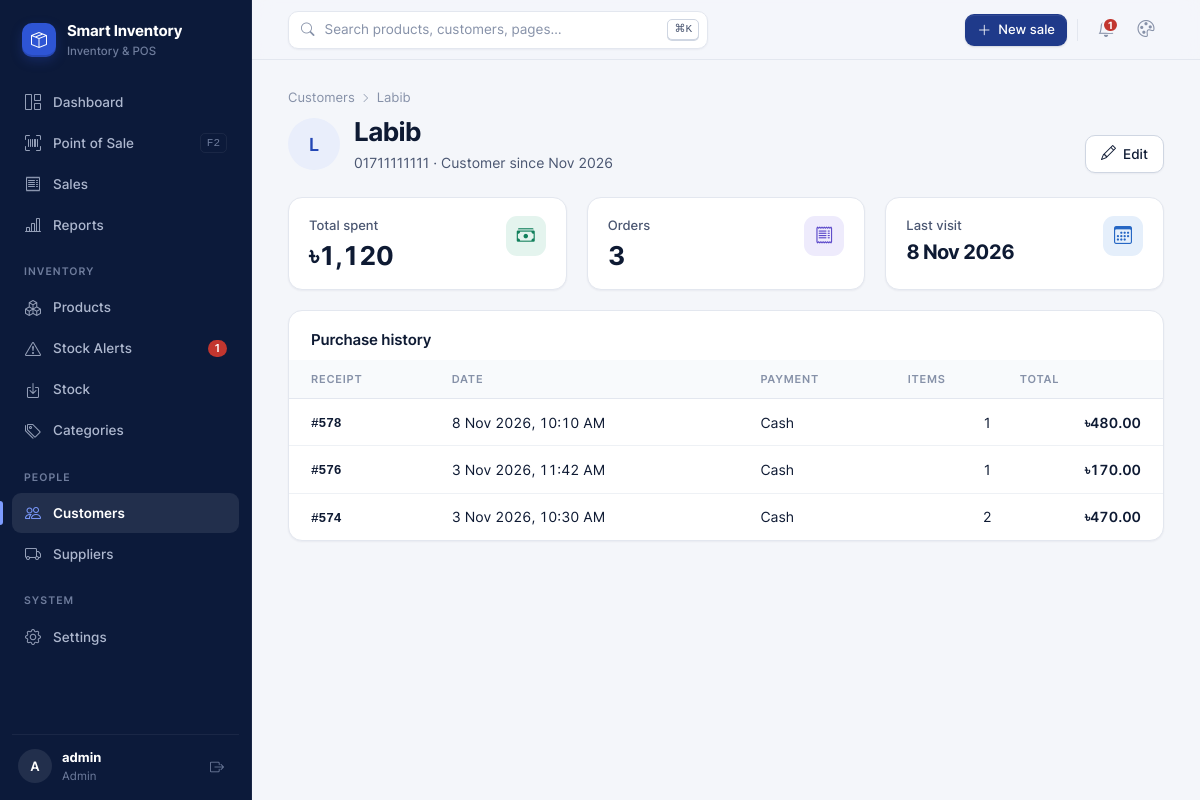
Screenshot of /customers/1/ (signed in) with the database file from the repository.
### inventory/models.py (models this page shows, shortened)
class StoreSettings(models.Model):
    shop_name = models.CharField(max_length=120, default='Smart Inventory')
    address = models.CharField(max_length=255, blank=True)
    phone = models.CharField(max_length=40, blank=True)
    receipt_footer = models.CharField(max_length=255, default='Thank you for shopping with us!')
    default_low_stock = models.PositiveIntegerField('default low stock alert', default=5)
    reorder_cover_days = models.PositiveIntegerField(
        default=14, help_text='Reorder suggestions keep this many days of sales in stock.',
    )
    telegram_bot_token = models.CharField(max_length=120, blank=True)
    telegram_chat_id = models.CharField(max_length=60, blank=True)
    class Meta:
        verbose_name = 'store settings'
        verbose_name_plural = 'store settings'
    @classmethod
    def load(cls):
        obj, _ = cls.objects.get_or_create(pk=1)
        return obj

class Customer(models.Model):
    name = models.CharField(max_length=150, blank=True)
    phone = models.CharField(max_length=20, blank=True, db_index=True)
    address = models.CharField(max_length=255, blank=True)
    created_at = models.DateTimeField(auto_now_add=True)
    class Meta:
        ordering = ['name', 'phone']
    def __str__(self):
        return self.name or self.phone or f'Customer #{self.pk}'

class Order(models.Model):
    PAYMENT_CHOICES = [
        ('cash', 'Cash'),
        ('card', 'Card'),
        ('mobile', 'bKash / Nagad'),
    ]
    customer = models.ForeignKey(Customer, on_delete=models.SET_NULL, null=True, blank=True, related_name='orders')
    subtotal = models.DecimalField(max_digits=12, decimal_places=2, default=0)
    discount = models.DecimalField(max_digits=12, decimal_places=2, default=0)
    total = models.DecimalField(max_digits=12, decimal_places=2, default=0)
    paid = models.DecimalField(max_digits=12, decimal_places=2, default=0)
    payment_method = models.CharField(max_length=10, choices=PAYMENT_CHOICES, default='cash')
    note = models.CharField(max_length=255, blank=True)
    user = models.ForeignKey(settings.AUTH_USER_MODEL, on_delete=models.SET_NULL, null=True, blank=True)
    date = models.DateTimeField(default=timezone.now, db_index=True)
    class Meta:
        ordering = ['-date']

### inventory/views/people.py (the view)
# urls.py: path('customers/<int:pk>/', views.customer_detail, name='customer_detail'),
@login_required
def customer_detail(request, pk):
    customer = get_object_or_404(Customer, pk=pk)
    orders = customer.orders.annotate(lines=Count('items')).order_by('-date', '-pk')
    stats = orders.aggregate(spent=Sum('total'), last=Max('date'))
    return render(request, 'inventory/customer_detail.html', {
        'customer': customer,
        'orders': orders[:50],
        'stats': {**stats, 'count': orders.count()},
    })

### inventory/context_processors.py (called while the page is built)
def nav_section(request):
    match = getattr(request, 'resolver_match', None)
    name = match.url_name if match else ''
    section = next((s for prefix, s in SECTIONS if name and name.startswith(prefix)), '')
    return {'nav_section': section}

def store(request):
    theme = request.COOKIES.get(THEME_COOKIE, 'navy')
    context = {
        'store': StoreSettings.load(),
        'theme': theme if theme in {t[0] for t in THEMES} else 'navy',
        'themes': THEMES,
    }
    if getattr(request, 'user', None) and request.user.is_authenticated:
        context['nav_low_stock'] = Product.objects.filter(quantity__lte=F('low_stock_threshold')).count()
    return context

### inventory/templatetags/ui.py (called while the page is built)
def _number(value):
    try:
        return Decimal(str(value if value is not None else 0))
    except (InvalidOperation, ValueError):
        return Decimal('0')

@register.filter
def money(value, places=2):
    amount = _number(value)
    text = f'{abs(amount):,.{int(places)}f}'
    return f'{"-" if amount < 0 else ""}৳{text}'

@register.filter
def money0(value):
    return money(value, 0)

@register.filter
def initials(value):
    words = [w for w in str(value or '').replace('-', ' ').split() if w[:1].isalnum()]
    return ''.join(w[0] for w in words[:2]).upper() or '•'

### templates/inventory/customer_detail.html (shortened to what this page needs)
{% extends 'base.html' %}
{% load ui %}
{% block content %}
<div class="breadcrumb"><a href="{% url 'customer_list' %}">Customers</a><i class="bi bi-chevron-right"></i>{{ customer }}</div>
<div class="page-head">
  <div class="row" style="gap:14px">
    <span class="avatar" style="width:52px;height:52px;font-size:18px">{{ customer|initials }}</span>
    <div>
      <h1>{{ customer.name|default:customer.phone }}</h1>
      <p>{% if customer.name and customer.phone %}{{ customer.phone }} · {% endif %}Customer since {{ customer.created_at|date:"M Y" }}</p>
    </div>
  </div>
  <div class="actions">
    <a href="{% url 'customer_update' customer.pk %}" class="btn btn-outline"><i class="bi bi-pencil"></i> Edit</a>
  </div>
</div>
<div class="grid grid-3">
  <div class="card kpi"><div><div class="label">Total spent</div><div class="value">{{ stats.spent|default:0|money0 }}</div></div><div class="kpi-icon tone-green"><i class="bi bi-cash-stack"></i></div></div>
  <div class="card kpi"><div><div class="label">Orders</div><div class="value">{{ stats.count }}</div></div><div class="kpi-icon tone-violet"><i class="bi bi-receipt"></i></div></div>
  <div class="card kpi"><div><div class="label">Last visit</div><div class="value" style="font-size:20px">{% if stats.last %}{{ stats.last|date:"j M Y" }}{% else %}—{% endif %}</div></div><div class="kpi-icon tone-blue"><i class="bi bi-calendar3"></i></div></div>
</div>
<div class="card mt-3">
  <div class="card-head"><div class="card-title">Purchase history</div></div>
  <div class="table-wrap mt-1">
    {% if orders %}
    <table class="table hover">
      <thead><tr><th>Receipt</th><th>Date</th><th>Payment</th><th class="text-right">Items</th><th class="text-right">Total</th></tr></thead>
      <tbody>
        {% for o in orders %}
        <tr>
          <td><a href="{% url 'order_receipt' o.pk %}" class="cell-title mono">#{{ o.pk }}</a></td>
          <td>{{ o.date|date:"j M Y, g:i A" }}</td>
          <td>{{ o.get_payment_method_display }}</td>
          <td class="text-right">{{ o.lines }}</td>
          <td class="text-right strong">{{ o.total|money }}</td>
        </tr>
        {% endfor %}
      </tbody>
    </table>
    {% else %}
    <div class="empty sm"><p>No purchases yet.</p></div>
    {% endif %}
  </div>
</div>
{% endblock %}

### templates/base.html (shortened to what this page needs)
{% load static %}
<!DOCTYPE html>
<html lang="en" data-theme="{{ theme }}">
<head>
  <link rel="stylesheet" href="{% static 'vendor/inter/inter.css' %}">
  <link rel="stylesheet" href="{% static 'vendor/bootstrap-icons/bootstrap-icons.min.css' %}">
  <link rel="stylesheet" href="{% static 'css/style.css' %}">
</head>
<body>
<div class="app">
  <aside class="sidebar" id="sidebar">
    <a href="{% url 'dashboard' %}" class="brand">
      <span class="brand-mark"><i class="bi bi-box-seam"></i></span>
      <span class="ellipsis">{{ store.shop_name }}<small>Inventory &amp; POS</small></span>
    </a>
    <nav class="nav">
      <a href="{% url 'dashboard' %}" class="{% if nav_section == 'dashboard' %}active{% endif %}"><i class="bi bi-grid-1x2"></i> Dashboard</a>
      <a href="{% url 'pos' %}" class="{% if nav_section == 'pos' %}active{% endif %}"><i class="bi bi-upc-scan"></i> Point of Sale <kbd class="kbd-hint">F2</kbd></a>
      <a href="{% url 'order_list' %}" class="{% if nav_section == 'sales' %}active{% endif %}"><i class="bi bi-receipt"></i> Sales</a>
      <a href="{% url 'report' %}" class="{% if nav_section == 'reports' %}active{% endif %}"><i class="bi bi-bar-chart-line"></i> Reports</a>
      <div class="nav-label">Inventory</div>
      <a href="{% url 'product_list' %}" class="{% if nav_section == 'products' %}active{% endif %}"><i class="bi bi-boxes"></i> Products</a>
      <a href="{% url 'alert_list' %}" class="{% if nav_section == 'alerts' %}active{% endif %}">
        <i class="bi bi-exclamation-triangle"></i> Stock Alerts
        {% if nav_low_stock %}<span class="count" title="{{ nav_low_stock }} low or out of stock">{{ nav_low_stock }}</span>{% endif %}
      </a>
      <a href="{% url 'stock' %}" class="{% if nav_section == 'stock' %}active{% endif %}"><i class="bi bi-box-arrow-in-down"></i> Stock</a>
      <a href="{% url 'category_list' %}" class="{% if nav_section == 'categories' %}active{% endif %}"><i class="bi bi-tags"></i> Categories</a>
      <div class="nav-label">People</div>
      <a href="{% url 'customer_list' %}" class="{% if nav_section == 'customers' %}active{% endif %}"><i class="bi bi-people"></i> Customers</a>
      <a href="{% url 'supplier_list' %}" class="{% if nav_section == 'suppliers' %}active{% endif %}"><i class="bi bi-truck"></i> Suppliers</a>
      <div class="nav-label">System</div>
      <a href="{% url 'settings' %}" class="{% if nav_section == 'settings' %}active{% endif %}"><i class="bi bi-gear"></i> Settings</a>
    </nav>
    <div class="sidebar-footer">
      <a href="{% url 'settings' %}?tab=account" class="avatar" title="My account">{{ request.user.get_full_name|default:request.user.username|slice:":1" }}</a>
      <div class="who">
        <strong class="ellipsis">{{ request.user.get_full_name|default:request.user.username }}</strong>
        <span>{% if request.user.is_superuser %}Admin{% else %}Staff{% endif %}</span>
      </div>
      <form method="post" action="{% url 'logout' %}">
        <button type="submit" class="icon-btn" title="Sign out" aria-label="Sign out"><i class="bi bi-box-arrow-right"></i></button>
      </form>
    </div>
  </aside>
  <main class="main">
    <header class="topbar">
      <button type="button" class="search-trigger" data-cmdk aria-label="Search">
        <i class="bi bi-search"></i>
        <span>Search products, customers, pages…</span>
        <kbd>⌘K</kbd>
      </button>
      <div class="topbar-actions">
        <a href="{% url 'pos' %}" class="btn btn-primary btn-sm hide-sm"><i class="bi bi-plus-lg"></i> New sale</a>
        <a href="{% url 'alert_list' %}" class="icon-btn" title="Stock alerts" aria-label="Stock alerts">
          {% if nav_low_stock %}<span class="dot-badge">{{ nav_low_stock }}</span>{% endif %}
        </a>
        <div class="menu" id="themeMenu">
          <button type="button" class="icon-btn" data-menu-toggle title="Theme" aria-label="Change theme" aria-haspopup="true">
            <i class="bi {% if theme == 'midnight' %}bi-moon-stars{% else %}bi-palette{% endif %}"></i>
          </button>
        </div>
      </div>
    </header>
    <div class="content">
      <div class="container">
        {% block content %}{% endblock %}
      </div>
    </div>
  </main>
</div>
</body>
</html>

### rows the page displays
StoreSettings: shop_name "Smart Inventory"
Customer: name "Labib", name "L", phone "01711111111", created_at "Nov 2026"
Order: pk "578", date "8 Nov 2026, 10:10 AM", payment_method "Cash", lines "1", total "৳480.00"
Order: pk "576", date "3 Nov 2026, 11:42 AM", payment_method "Cash", lines "1", total "৳170.00"
Order: pk "574", date "3 Nov 2026, 10:30 AM", payment_method "Cash", lines "2", total "৳470.00"

### other values shown
{{ nav_low_stock }} "1"
{{ request.user.get_full_name|default:request.user.username|slice:":1" }} "A"
{{ request.user.get_full_name|default:request.user.username }} "admin"
{{ stats.spent|default:0|money0 }} "৳1,120"
{{ stats.count }} "3"
{{ stats.last|date:"j M Y" }} "8 Nov 2026"
